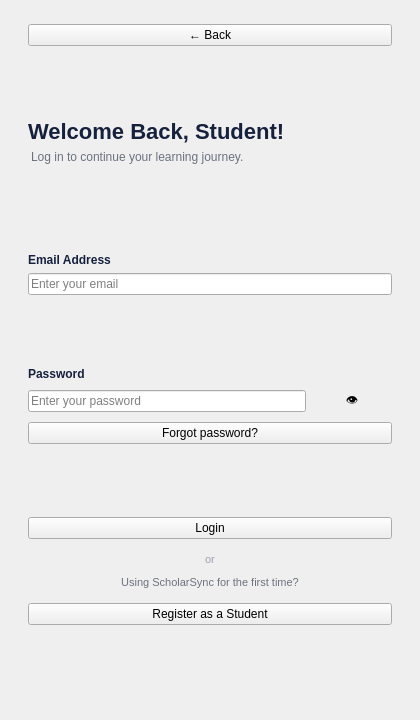
<?xml version="1.0" encoding="UTF-8"?>
<ui version="4.0">
 <class>StudentLogin</class>
 <widget class="QWidget" name="StudentLogin">
  <property name="geometry">
   <rect>
    <x>0</x>
    <y>0</y>
    <width>420</width>
    <height>720</height>
   </rect>
  </property>
  <layout class="QVBoxLayout" name="mainLayout">
   <property name="leftMargin"><number>28</number></property>
   <property name="topMargin"><number>24</number></property>
   <property name="rightMargin"><number>28</number></property>
   <property name="bottomMargin"><number>28</number></property>
   <property name="spacing"><number>6</number></property>
   <item>
    <widget class="QPushButton" name="btnBack">
     <property name="objectName"><string notr="true">backButton</string></property>
     <property name="text"><string>← Back</string></property>
     <property name="cursor"><cursorShape>PointingHandCursor</cursorShape></property>
     <property name="maximumWidth"><number>80</number></property>
    </widget>
   </item>
   <item>
    <spacer name="topSpacer1">
     <property name="orientation"><enum>Qt::Vertical</enum></property>
     <property name="sizeHint" stdset="0"><size><width>20</width><height>20</height></size></property>
    </spacer>
   </item>
   <item>
    <widget class="QLabel" name="titleLabel">
     <property name="text"><string>Welcome Back, Student!</string></property>
     <property name="wordWrap"><bool>true</bool></property>
     <property name="styleSheet"><string notr="true">font-size: 22px; font-weight: 700; color: #16213e;</string></property>
    </widget>
   </item>
   <item>
    <widget class="QLabel" name="subtitleLabel">
     <property name="text"><string>Log in to continue your learning journey.</string></property>
     <property name="wordWrap"><bool>true</bool></property>
     <property name="styleSheet"><string notr="true">font-size: 12px; color: #6b7280; margin-bottom: 16px;</string></property>
    </widget>
   </item>
   <item>
    <spacer name="topSpacer2">
     <property name="orientation"><enum>Qt::Vertical</enum></property>
     <property name="sizeHint" stdset="0"><size><width>20</width><height>20</height></size></property>
    </spacer>
   </item>
   <item>
    <widget class="QLabel" name="emailFieldLabel">
     <property name="text"><string>Email Address</string></property>
     <property name="styleSheet"><string notr="true">font-size: 12px; font-weight: 600; color: #16213e;</string></property>
    </widget>
   </item>
   <item>
    <widget class="QLineEdit" name="emailLineEdit">
     <property name="placeholderText"><string>Enter your email</string></property>
    </widget>
   </item>
   <item>
    <spacer name="fieldSpacer1">
     <property name="orientation"><enum>Qt::Vertical</enum></property>
     <property name="sizeHint" stdset="0"><size><width>20</width><height>10</height></size></property>
    </spacer>
   </item>
   <item>
    <widget class="QLabel" name="passwordFieldLabel">
     <property name="text"><string>Password</string></property>
     <property name="styleSheet"><string notr="true">font-size: 12px; font-weight: 600; color: #16213e;</string></property>
    </widget>
   </item>
   <item>
    <layout class="QHBoxLayout" name="passwordRowLayout">
     <item>
      <widget class="QLineEdit" name="passwordLineEdit">
       <property name="placeholderText"><string>Enter your password</string></property>
       <property name="echoMode"><enum>QLineEdit::Password</enum></property>
      </widget>
     </item>
     <item>
      <widget class="QPushButton" name="btnTogglePassword">
       <property name="text"><string>👁</string></property>
       <property name="maximumWidth"><number>32</number></property>
       <property name="cursor"><cursorShape>PointingHandCursor</cursorShape></property>
       <property name="flat"><bool>true</bool></property>
      </widget>
     </item>
    </layout>
   </item>
   <item>
    <widget class="QPushButton" name="btnForgotPassword">
     <property name="objectName"><string notr="true">linkButton</string></property>
     <property name="text"><string>Forgot password?</string></property>
     <property name="cursor"><cursorShape>PointingHandCursor</cursorShape></property>
     <property name="layoutDirection"><enum>Qt::RightToLeft</enum></property>
    </widget>
   </item>
   <item>
    <spacer name="fieldSpacer2">
     <property name="orientation"><enum>Qt::Vertical</enum></property>
     <property name="sizeHint" stdset="0"><size><width>20</width><height>16</height></size></property>
    </spacer>
   </item>
   <item>
    <widget class="QPushButton" name="btnLogin">
     <property name="objectName"><string notr="true">primaryButton</string></property>
     <property name="text"><string>Login</string></property>
     <property name="minimumHeight"><number>44</number></property>
     <property name="cursor"><cursorShape>PointingHandCursor</cursorShape></property>
    </widget>
   </item>
   <item>
    <widget class="QLabel" name="orLabel">
     <property name="text"><string>or</string></property>
     <property name="alignment"><set>Qt::AlignHCenter</set></property>
     <property name="styleSheet"><string notr="true">font-size: 11px; color: #9aa3b2; margin-top: 8px; margin-bottom: 4px;</string></property>
    </widget>
   </item>
   <item>
    <widget class="QLabel" name="firstTimeLabel">
     <property name="text"><string>Using ScholarSync for the first time?</string></property>
     <property name="alignment"><set>Qt::AlignHCenter</set></property>
     <property name="styleSheet"><string notr="true">font-size: 11px; color: #6b7280; margin-bottom: 8px;</string></property>
    </widget>
   </item>
   <item>
    <widget class="QPushButton" name="btnRegister">
     <property name="objectName"><string notr="true">secondaryButton</string></property>
     <property name="text"><string>Register as a Student</string></property>
     <property name="minimumHeight"><number>44</number></property>
     <property name="cursor"><cursorShape>PointingHandCursor</cursorShape></property>
    </widget>
   </item>
   <item>
    <spacer name="bottomSpacer">
     <property name="orientation"><enum>Qt::Vertical</enum></property>
     <property name="sizeHint" stdset="0"><size><width>20</width><height>40</height></size></property>
    </spacer>
   </item>
  </layout>
 </widget>
 <resources/>
 <connections/>
</ui>
